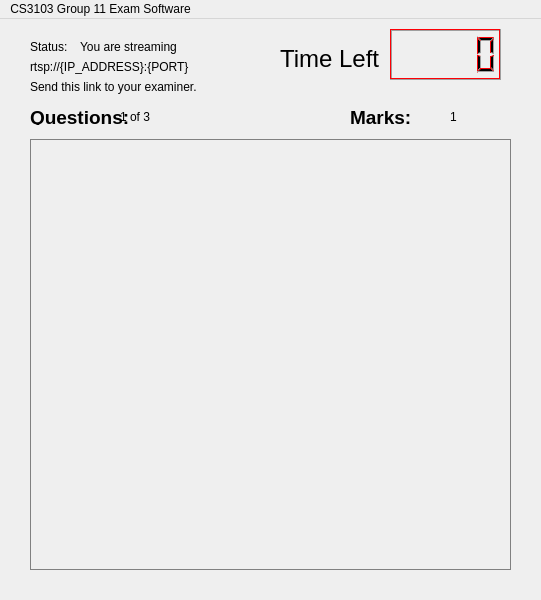
<?xml version="1.0" encoding="UTF-8"?>
<ui version="4.0">
 <class>MainWindow</class>
 <widget class="QMainWindow" name="MainWindow">
  <property name="geometry">
   <rect>
    <x>0</x>
    <y>0</y>
    <width>541</width>
    <height>600</height>
   </rect>
  </property>
  <property name="windowTitle">
   <string>MainWindow</string>
  </property>
  <widget class="QWidget" name="centralwidget">
   <widget class="QWidget" name="question_widget" native="true">
    <property name="geometry">
     <rect>
      <x>30</x>
      <y>120</y>
      <width>481</width>
      <height>431</height>
     </rect>
    </property>
    <property name="autoFillBackground">
     <bool>false</bool>
    </property>
    <property name="styleSheet">
     <string notr="true">border: 1px solid gray</string>
    </property>
   </widget>
   <widget class="QLCDNumber" name="time_display">
    <property name="geometry">
     <rect>
      <x>390</x>
      <y>10</y>
      <width>111</width>
      <height>51</height>
     </rect>
    </property>
    <property name="palette">
     <palette>
      <active>
       <colorrole role="Light">
        <brush brushstyle="SolidPattern">
         <color alpha="255">
          <red>252</red>
          <green>0</green>
          <blue>6</blue>
         </color>
        </brush>
       </colorrole>
      </active>
      <inactive>
       <colorrole role="Light">
        <brush brushstyle="SolidPattern">
         <color alpha="255">
          <red>252</red>
          <green>0</green>
          <blue>6</blue>
         </color>
        </brush>
       </colorrole>
      </inactive>
      <disabled>
       <colorrole role="Light">
        <brush brushstyle="SolidPattern">
         <color alpha="255">
          <red>252</red>
          <green>0</green>
          <blue>6</blue>
         </color>
        </brush>
       </colorrole>
      </disabled>
     </palette>
    </property>
   </widget>
   <widget class="QLabel" name="label">
    <property name="geometry">
     <rect>
      <x>30</x>
      <y>90</y>
      <width>101</width>
      <height>16</height>
     </rect>
    </property>
    <property name="font">
     <font>
      <pointsize>14</pointsize>
      <weight>75</weight>
      <bold>true</bold>
     </font>
    </property>
    <property name="text">
     <string>Questions:</string>
    </property>
   </widget>
   <widget class="QLabel" name="label_2">
    <property name="geometry">
     <rect>
      <x>280</x>
      <y>30</y>
      <width>101</width>
      <height>20</height>
     </rect>
    </property>
    <property name="font">
     <font>
      <pointsize>18</pointsize>
     </font>
    </property>
    <property name="text">
     <string>Time Left:</string>
    </property>
   </widget>
   <widget class="QLabel" name="question_no_label">
    <property name="geometry">
     <rect>
      <x>120</x>
      <y>90</y>
      <width>60</width>
      <height>16</height>
     </rect>
    </property>
    <property name="text">
     <string>1 of 3</string>
    </property>
   </widget>
   <widget class="QLabel" name="label_4">
    <property name="geometry">
     <rect>
      <x>350</x>
      <y>90</y>
      <width>101</width>
      <height>16</height>
     </rect>
    </property>
    <property name="font">
     <font>
      <pointsize>14</pointsize>
      <weight>75</weight>
      <bold>true</bold>
     </font>
    </property>
    <property name="text">
     <string>Marks:</string>
    </property>
   </widget>
   <widget class="QLabel" name="marks_label">
    <property name="geometry">
     <rect>
      <x>450</x>
      <y>90</y>
      <width>60</width>
      <height>16</height>
     </rect>
    </property>
    <property name="text">
     <string>1</string>
    </property>
   </widget>
   <widget class="QLabel" name="label_6">
    <property name="geometry">
     <rect>
      <x>30</x>
      <y>20</y>
      <width>61</width>
      <height>16</height>
     </rect>
    </property>
    <property name="text">
     <string>Status:</string>
    </property>
   </widget>
   <widget class="QLabel" name="current_status">
    <property name="geometry">
     <rect>
      <x>80</x>
      <y>20</y>
      <width>171</width>
      <height>16</height>
     </rect>
    </property>
    <property name="text">
     <string>You are streaming</string>
    </property>
   </widget>
   <widget class="QLabel" name="rtsp_url">
    <property name="geometry">
     <rect>
      <x>30</x>
      <y>40</y>
      <width>171</width>
      <height>16</height>
     </rect>
    </property>
    <property name="text">
     <string>rtsp://{IP_ADDRESS}:{PORT}</string>
    </property>
   </widget>
   <widget class="QLabel" name="label_9">
    <property name="geometry">
     <rect>
      <x>30</x>
      <y>60</y>
      <width>221</width>
      <height>16</height>
     </rect>
    </property>
    <property name="text">
     <string>Send this link to your examiner.</string>
    </property>
   </widget>
  </widget>
  <widget class="QMenuBar" name="menubar">
   <property name="geometry">
    <rect>
     <x>0</x>
     <y>0</y>
     <width>541</width>
     <height>22</height>
    </rect>
   </property>
   <widget class="QMenu" name="menuCS3103_Group_11_Exam_Software">
    <property name="title">
     <string>CS3103 Group 11 Exam Software</string>
    </property>
   </widget>
   <addaction name="menuCS3103_Group_11_Exam_Software"/>
  </widget>
 </widget>
 <resources/>
 <connections/>
</ui>
